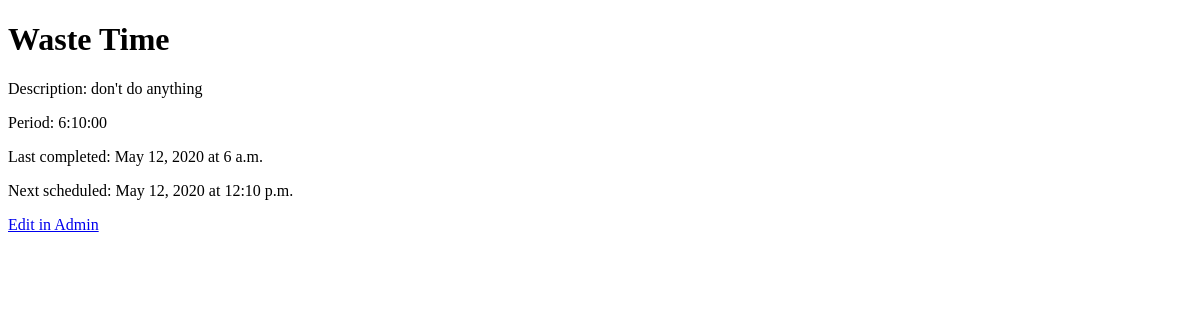
/tasks/2/, run on an earlier commit of the app's database.
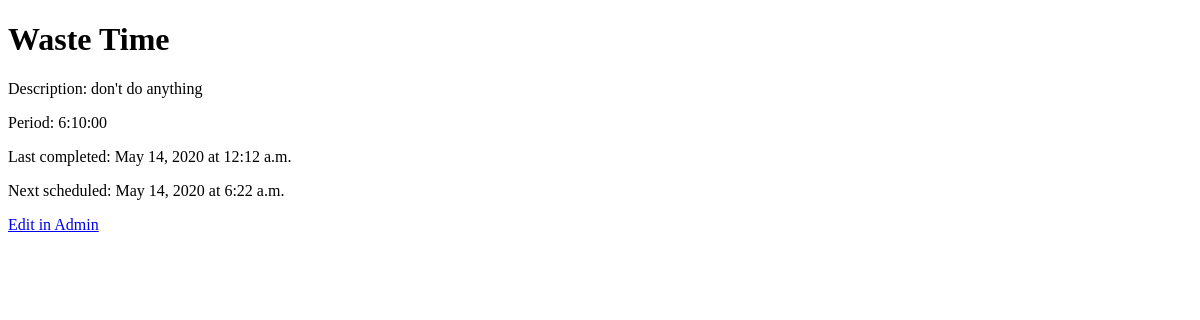
And on a later commit of the database.
### manager/models.py (models this page shows, shortened)
class Task(models.Model):
    name = models.CharField(max_length=60)
    description = models.CharField(max_length=400)
    command = models.CharField(max_length=100)
    period = models.DurationField()
    last_completed_time = models.DateTimeField()
    @property
    def next_scheduled_time(self):
        return self.last_completed_time + self.period

### manager/views.py (the view)
# urls.py: path('tasks/<int:task_id>/', views.task_details, name='task_details'),
def task_details(request, task_id):
    task = get_object_or_404(Task, pk=task_id)
    return render(
        request,
        'manager/task_details.html',
        {'task': task}
    )

### manager/templates/manager/task_details.html (shortened to what this page needs)
{% extends 'manager/base_details.html' %}
{% block heading %}
    {{ task.name|title }}
{% endblock %}
{% block details %}
    <p>Description: {{ task.description }}</p>
    <p>Period: {{ task.period }}</p>
    <p>Last completed: {{ task.last_completed_time.date }} at {{ task.last_completed_time.time }}</p>
    <p>Next scheduled: {{ task.next_scheduled_time.date }} at {{ task.next_scheduled_time.time }}</p>
{% endblock %}
{% block edit_url %}
    {% url 'admin:manager_task_change' task.id %}
{% endblock %}

### manager/templates/manager/base_details.html
{% extends 'manager/base.html' %}
{% block content %}
    <div id='details'>
        {% block details %}{% endblock %}
    </div>
    <a href={% block edit_url %}{% endblock %}>Edit in Admin</a>
{% endblock %}

### manager/templates/manager/base.html (shortened to what this page needs)
<!DOCTYPE html>
<html>
    <head>
    </head>
    <body>
        <h1>
            {% block heading %}{% endblock %}
        </h1>
        {% block content %}{% endblock %}
    </body>
</html>

What changed in the data, as far as the page shows it:
changed Task "Waste Time": last_completed_time "May 12, 2020" → "May 14, 2020"; last_completed_time.time "6 a.m." → "12:12 a.m."; next_scheduled_time "May 12, 2020" → "May 14, 2020"; next_scheduled_time.time "12:10 p.m." → "6:22 a.m."
